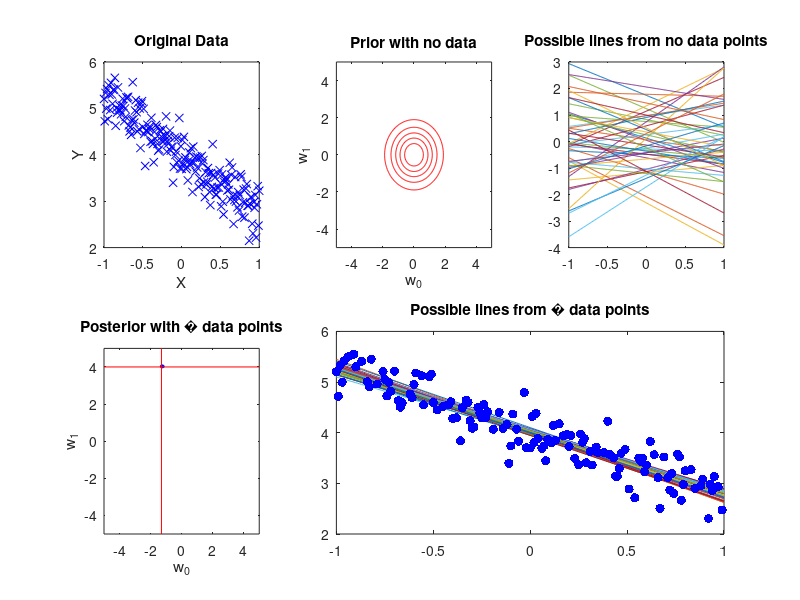

Write MATLAB code to recreate this figure.
%random data

N = 201;
xdata = linspace(-1,1,N)';
err = normrnd(0,0.3,[N,1]);
W = [-1.3; 4];

xs = [xdata, ones(N,1)];
ys = xs*W + err;



% prior values
mu = [0 0];
sigma = [1 0;0 1];

xgrid = linspace(-5,5,251);
ygrid = xgrid;
[Xgrid, Ygrid] = meshgrid(xgrid,ygrid);

Z = mvnpdf([Xgrid(:), Ygrid(:)], mu, sigma);
Z = reshape(Z, size(Xgrid));

% plot a bunch of random possible lines from prior
numlines = 50;
W2 = mvnrnd(mu, sigma, numlines)';
y2 = xs*W2;


% rand point to test likelihood
%%%%%%%%%%%%%%%%%%%%%%%%%%%%%%%%%%
% Important Number to change acc %
%%%%%%%%%%%%%%%%%%%%%%%%%%%%%%%%%%
num = 200;                       %
%%%%%%%%%%%%%%%%%%%%%%%%%%%%%%%%%%
randindex = randi(N,[num,1]);
randcoord = [xs(randindex,:), ys(randindex)];

%likelihood
precision = 1/0.3;
xx = randcoord(:,1:2);
yy = randcoord(:,3);

%posterior values
Sugma =inv(precision*(xx'*xx) + inv(sigma));
Mu = (precision*Sugma*(xx'*yy))';


%plot posterior like prior before
Zpost = mvnpdf([Xgrid(:), Ygrid(:)], Mu, Sugma);
Zpost = reshape(Zpost, size(Xgrid));

W3 = mvnrnd(Mu, Sugma, numlines)';
y3 = xs*W3;



suba = 2;
subb = 3;

figure
subplot(suba,subb,1)
plot(xdata,ys,'bx');
title("Original Data")
xlabel("X")
ylabel("Y")


subplot(suba,subb,2)
contour(Xgrid,Ygrid,Z,5,'r')
title("Prior with no data")
xlabel("w_0")
ylabel("w_1")


subplot(suba,subb,3)
plot(xdata,y2);
title("Possible lines from no data points")

subplot(suba,subb,4)
contour(Xgrid,Ygrid,Zpost,5,'b')
hold on
plot([-1.3,-1.3],[-5,5],'r',[-5,5],[4,4],'r')
title(["Posterior with ",num," data points"])
xlabel("w_0")
ylabel("w_1")

subplot(suba,subb,[5 6])
plot(xdata,y3,xdata(randindex),ys(randindex),'b.','MarkerSize',20);
title(["Possible lines from ",num," data points"])